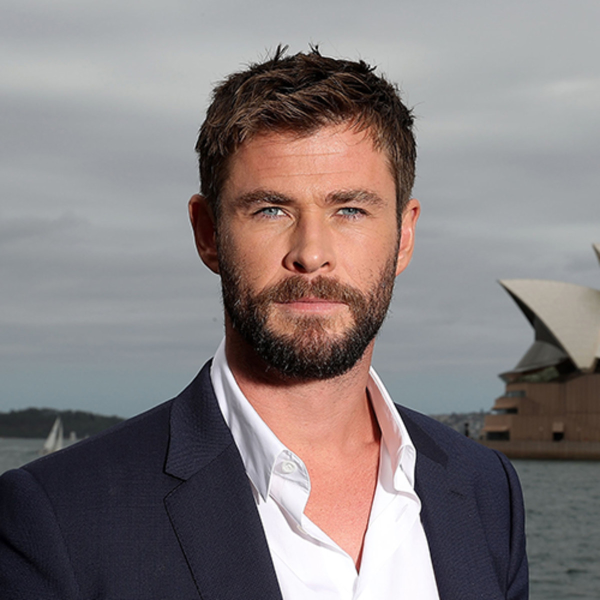
#> input picture pic1.jpg, 1200 x 1200 px (shown at 1/2 size)
$ jupyter execute 'merge two images.ipynb'
#> lines starting #> are read from the running program, lines starting #| are printed output that depends on the picture
[cell 1]
import cv2

[cell 2]
import pandas as pd
import numpy as np

[cell 3]
photo = cv2.imread('pic1.jpg')
#> photo is the input picture: shape (1200, 1200, 3); mean B, G, R 125.3, 124.9, 132.9
photo = cv2.resize(photo , (800 , 600))
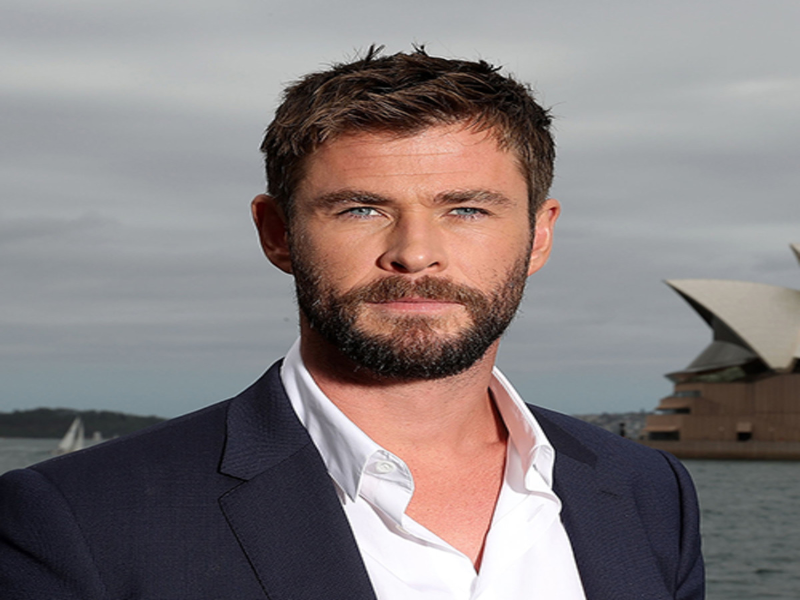
#> photo: shape (600, 800, 3); mean B, G, R 125.3, 124.9, 132.9

[cell 4]
photo1 = cv2.imread('pic2.jpg')
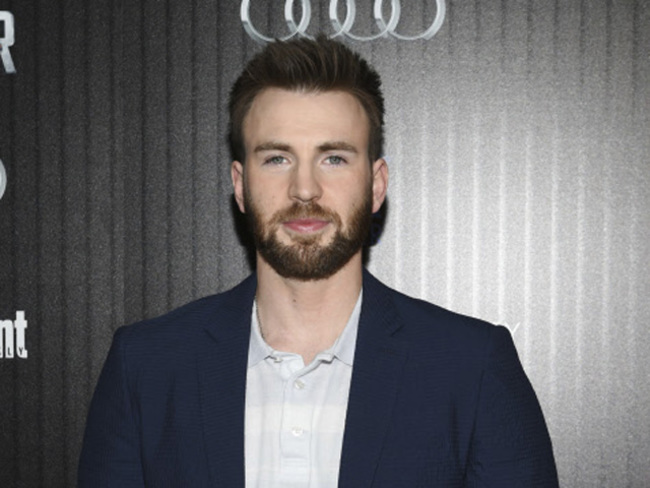
#> input picture pic2.jpg, 650 x 488 px
#> photo1 is the input picture: shape (488, 650, 3); mean B, G, R 108.8, 107.3, 109
photo1 = cv2.resize(photo1 , (800 , 600))
#> photo1: shape (600, 800, 3)

[cell 5]
photo = np.hstack((photo , photo1))
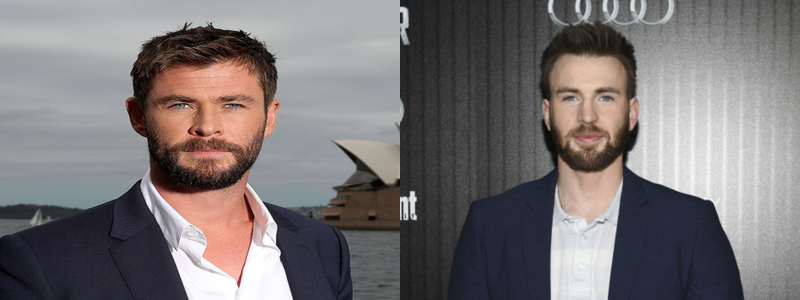
#> photo: shape (600, 1600, 3) (shown at 1/2 size); mean B, G, R 117, 116.1, 120.9
